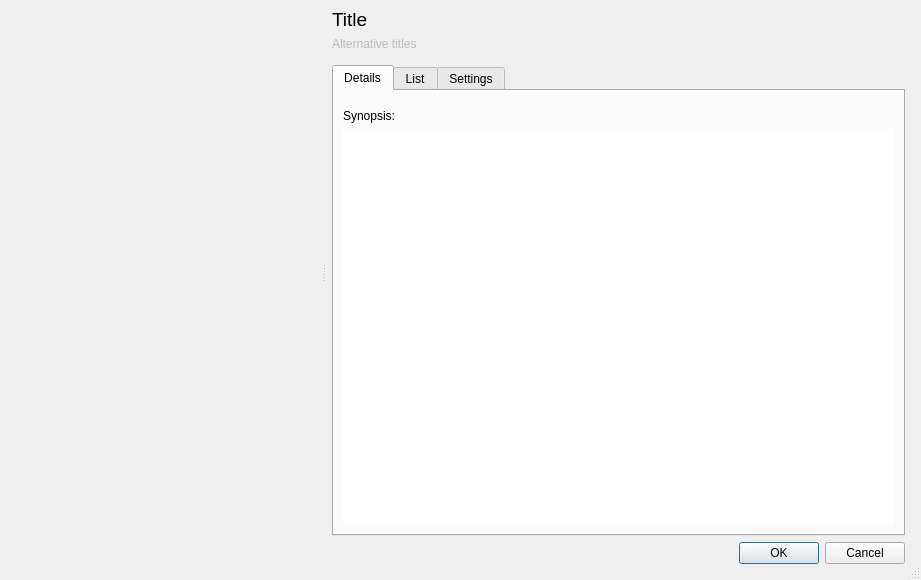
<?xml version="1.0" encoding="UTF-8"?>
<ui version="4.0">
 <class>MediaDialog</class>
 <widget class="QDialog" name="MediaDialog">
  <property name="geometry">
   <rect>
    <x>0</x>
    <y>0</y>
    <width>921</width>
    <height>580</height>
   </rect>
  </property>
  <property name="windowTitle">
   <string>Media</string>
  </property>
  <property name="sizeGripEnabled">
   <bool>true</bool>
  </property>
  <layout class="QVBoxLayout" name="verticalLayout_3">
   <property name="leftMargin">
    <number>16</number>
   </property>
   <property name="topMargin">
    <number>8</number>
   </property>
   <property name="rightMargin">
    <number>16</number>
   </property>
   <property name="bottomMargin">
    <number>16</number>
   </property>
   <item>
    <widget class="QSplitter" name="splitter">
     <property name="orientation">
      <enum>Qt::Orientation::Horizontal</enum>
     </property>
     <property name="handleWidth">
      <number>16</number>
     </property>
     <property name="childrenCollapsible">
      <bool>false</bool>
     </property>
     <widget class="QWidget" name="verticalLayoutWidget_2">
      <layout class="QVBoxLayout" name="verticalLayoutLeft">
       <property name="sizeConstraint">
        <enum>QLayout::SizeConstraint::SetMaximumSize</enum>
       </property>
       <item>
        <widget class="gui::PosterWidget" name="posterWidget">
         <property name="sizePolicy">
          <sizepolicy hsizetype="Fixed" vsizetype="Fixed">
           <horstretch>0</horstretch>
           <verstretch>0</verstretch>
          </sizepolicy>
         </property>
         <property name="minimumSize">
          <size>
           <width>200</width>
           <height>0</height>
          </size>
         </property>
         <property name="maximumSize">
          <size>
           <width>320</width>
           <height>16777215</height>
          </size>
         </property>
         <property name="cursor">
          <cursorShape>PointingHandCursor</cursorShape>
         </property>
        </widget>
       </item>
       <item>
        <spacer name="posterSpacer">
         <property name="orientation">
          <enum>Qt::Orientation::Vertical</enum>
         </property>
         <property name="sizeHint" stdset="0">
          <size>
           <width>20</width>
           <height>347</height>
          </size>
         </property>
        </spacer>
       </item>
      </layout>
     </widget>
     <widget class="QWidget" name="verticalLayoutWidget">
      <layout class="QVBoxLayout" name="verticalLayoutRight">
       <item>
        <widget class="QLabel" name="titleLabel">
         <property name="font">
          <font>
           <pointsize>14</pointsize>
           <fontweight>DemiBold</fontweight>
          </font>
         </property>
         <property name="contextMenuPolicy">
          <enum>Qt::ContextMenuPolicy::NoContextMenu</enum>
         </property>
         <property name="text">
          <string>Title</string>
         </property>
         <property name="wordWrap">
          <bool>true</bool>
         </property>
         <property name="textInteractionFlags">
          <set>Qt::TextInteractionFlag::TextSelectableByMouse</set>
         </property>
        </widget>
       </item>
       <item>
        <widget class="QLabel" name="altTitlesLabel">
         <property name="enabled">
          <bool>false</bool>
         </property>
         <property name="contextMenuPolicy">
          <enum>Qt::ContextMenuPolicy::NoContextMenu</enum>
         </property>
         <property name="text">
          <string>Alternative titles</string>
         </property>
         <property name="wordWrap">
          <bool>true</bool>
         </property>
         <property name="textInteractionFlags">
          <set>Qt::TextInteractionFlag::TextSelectableByMouse</set>
         </property>
        </widget>
       </item>
       <item>
        <spacer name="titlesSpacer">
         <property name="orientation">
          <enum>Qt::Orientation::Vertical</enum>
         </property>
         <property name="sizeType">
          <enum>QSizePolicy::Policy::Fixed</enum>
         </property>
         <property name="sizeHint" stdset="0">
          <size>
           <width>0</width>
           <height>8</height>
          </size>
         </property>
        </spacer>
       </item>
       <item>
        <widget class="QTabWidget" name="tabWidget">
         <property name="currentIndex">
          <number>0</number>
         </property>
         <widget class="QWidget" name="detailsTab">
          <attribute name="title">
           <string>Details</string>
          </attribute>
          <layout class="QVBoxLayout" name="verticalLayout_5">
           <item>
            <layout class="QVBoxLayout" name="verticalLayout_2">
             <item>
              <layout class="QFormLayout" name="infoLayout">
               <property name="horizontalSpacing">
                <number>9</number>
               </property>
               <property name="verticalSpacing">
                <number>2</number>
               </property>
              </layout>
             </item>
             <item>
              <spacer name="synopsisSpacer">
               <property name="orientation">
                <enum>Qt::Orientation::Vertical</enum>
               </property>
               <property name="sizeType">
                <enum>QSizePolicy::Policy::Fixed</enum>
               </property>
               <property name="sizeHint" stdset="0">
                <size>
                 <width>20</width>
                 <height>9</height>
                </size>
               </property>
              </spacer>
             </item>
             <item>
              <widget class="QLabel" name="synopsisHeader">
               <property name="font">
                <font>
                 <fontweight>DemiBold</fontweight>
                </font>
               </property>
               <property name="text">
                <string>Synopsis:</string>
               </property>
              </widget>
             </item>
             <item>
              <widget class="QTextBrowser" name="synopsis">
               <property name="frameShape">
                <enum>QFrame::Shape::NoFrame</enum>
               </property>
              </widget>
             </item>
            </layout>
           </item>
          </layout>
         </widget>
         <widget class="QWidget" name="listTab">
          <attribute name="title">
           <string>List</string>
          </attribute>
          <layout class="QVBoxLayout" name="verticalLayout">
           <item>
            <layout class="QGridLayout" name="gridLayout">
             <property name="horizontalSpacing">
              <number>24</number>
             </property>
             <property name="verticalSpacing">
              <number>18</number>
             </property>
             <item row="2" column="0">
              <layout class="QVBoxLayout" name="verticalLayout_4">
               <property name="spacing">
                <number>3</number>
               </property>
               <item>
                <widget class="QLabel" name="labelProgress">
                 <property name="sizePolicy">
                  <sizepolicy hsizetype="Preferred" vsizetype="Fixed">
                   <horstretch>0</horstretch>
                   <verstretch>0</verstretch>
                  </sizepolicy>
                 </property>
                 <property name="text">
                  <string>Episodes watched:</string>
                 </property>
                </widget>
               </item>
               <item>
                <widget class="QSpinBox" name="spinProgress">
                 <property name="maximum">
                  <number>9999</number>
                 </property>
                </widget>
               </item>
              </layout>
             </item>
             <item row="2" column="1">
              <layout class="QVBoxLayout" name="verticalLayout_6">
               <property name="spacing">
                <number>3</number>
               </property>
               <item>
                <widget class="QLabel" name="labelRewatches">
                 <property name="sizePolicy">
                  <sizepolicy hsizetype="Preferred" vsizetype="Fixed">
                   <horstretch>0</horstretch>
                   <verstretch>0</verstretch>
                  </sizepolicy>
                 </property>
                 <property name="text">
                  <string>Times rewatched:</string>
                 </property>
                </widget>
               </item>
               <item>
                <widget class="QSpinBox" name="spinRewatches"/>
               </item>
              </layout>
             </item>
             <item row="3" column="0">
              <layout class="QVBoxLayout" name="verticalLayout_8">
               <property name="spacing">
                <number>3</number>
               </property>
               <item>
                <widget class="QLabel" name="labelStatus">
                 <property name="sizePolicy">
                  <sizepolicy hsizetype="Preferred" vsizetype="Fixed">
                   <horstretch>0</horstretch>
                   <verstretch>0</verstretch>
                  </sizepolicy>
                 </property>
                 <property name="text">
                  <string>Status:</string>
                 </property>
                </widget>
               </item>
               <item>
                <widget class="QComboBox" name="comboStatus"/>
               </item>
              </layout>
             </item>
             <item row="3" column="1">
              <layout class="QVBoxLayout" name="verticalLayout_9">
               <property name="spacing">
                <number>3</number>
               </property>
               <item>
                <widget class="QLabel" name="labelScore">
                 <property name="sizePolicy">
                  <sizepolicy hsizetype="Preferred" vsizetype="Fixed">
                   <horstretch>0</horstretch>
                   <verstretch>0</verstretch>
                  </sizepolicy>
                 </property>
                 <property name="text">
                  <string>Score:</string>
                 </property>
                </widget>
               </item>
               <item>
                <widget class="QComboBox" name="comboScore"/>
               </item>
               <item>
                <widget class="QDoubleSpinBox" name="spinScore"/>
               </item>
              </layout>
             </item>
             <item row="7" column="0">
              <layout class="QVBoxLayout" name="verticalLayout_10">
               <property name="spacing">
                <number>3</number>
               </property>
               <item>
                <widget class="QLabel" name="labelDateStarted">
                 <property name="sizePolicy">
                  <sizepolicy hsizetype="Preferred" vsizetype="Fixed">
                   <horstretch>0</horstretch>
                   <verstretch>0</verstretch>
                  </sizepolicy>
                 </property>
                 <property name="text">
                  <string>Date started:</string>
                 </property>
                </widget>
               </item>
               <item>
                <layout class="QHBoxLayout" name="horizontalLayout_2">
                 <item>
                  <widget class="QCheckBox" name="checkDateStarted">
                   <property name="sizePolicy">
                    <sizepolicy hsizetype="Fixed" vsizetype="Fixed">
                     <horstretch>0</horstretch>
                     <verstretch>0</verstretch>
                    </sizepolicy>
                   </property>
                   <property name="text">
                    <string/>
                   </property>
                  </widget>
                 </item>
                 <item>
                  <widget class="QDateEdit" name="dateStarted">
                   <property name="enabled">
                    <bool>false</bool>
                   </property>
                   <property name="calendarPopup">
                    <bool>true</bool>
                   </property>
                  </widget>
                 </item>
                </layout>
               </item>
              </layout>
             </item>
             <item row="2" column="2">
              <layout class="QVBoxLayout" name="verticalLayoutRewatching">
               <property name="spacing">
                <number>3</number>
               </property>
               <item>
                <widget class="QCheckBox" name="checkRewatching">
                 <property name="text">
                  <string>Rewatching</string>
                 </property>
                </widget>
               </item>
              </layout>
             </item>
             <item row="7" column="1">
              <layout class="QVBoxLayout" name="verticalLayout_12">
               <property name="spacing">
                <number>3</number>
               </property>
               <item>
                <widget class="QLabel" name="labelDateCompleted">
                 <property name="sizePolicy">
                  <sizepolicy hsizetype="Preferred" vsizetype="Fixed">
                   <horstretch>0</horstretch>
                   <verstretch>0</verstretch>
                  </sizepolicy>
                 </property>
                 <property name="text">
                  <string>Date completed:</string>
                 </property>
                </widget>
               </item>
               <item>
                <layout class="QHBoxLayout" name="horizontalLayout">
                 <item>
                  <widget class="QCheckBox" name="checkDateCompleted">
                   <property name="sizePolicy">
                    <sizepolicy hsizetype="Fixed" vsizetype="Fixed">
                     <horstretch>0</horstretch>
                     <verstretch>0</verstretch>
                    </sizepolicy>
                   </property>
                   <property name="text">
                    <string/>
                   </property>
                  </widget>
                 </item>
                 <item>
                  <widget class="QDateEdit" name="dateCompleted">
                   <property name="enabled">
                    <bool>false</bool>
                   </property>
                   <property name="calendarPopup">
                    <bool>true</bool>
                   </property>
                  </widget>
                 </item>
                </layout>
               </item>
              </layout>
             </item>
             <item row="9" column="0" colspan="3">
              <layout class="QVBoxLayout" name="verticalLayout_13">
               <property name="spacing">
                <number>3</number>
               </property>
               <item>
                <widget class="QLabel" name="labelNotes">
                 <property name="text">
                  <string>Notes:</string>
                 </property>
                </widget>
               </item>
               <item>
                <widget class="QPlainTextEdit" name="plainTextEditNotes">
                 <property name="sizePolicy">
                  <sizepolicy hsizetype="MinimumExpanding" vsizetype="Expanding">
                   <horstretch>0</horstretch>
                   <verstretch>0</verstretch>
                  </sizepolicy>
                 </property>
                 <property name="tabChangesFocus">
                  <bool>true</bool>
                 </property>
                </widget>
               </item>
              </layout>
             </item>
            </layout>
           </item>
          </layout>
         </widget>
         <widget class="QWidget" name="settingsTab">
          <attribute name="title">
           <string>Settings</string>
          </attribute>
          <layout class="QVBoxLayout" name="verticalLayout_11">
           <item>
            <widget class="QGroupBox" name="groupBox">
             <property name="title">
              <string>Titles</string>
             </property>
             <layout class="QVBoxLayout" name="verticalLayout_14">
              <item>
               <layout class="QVBoxLayout" name="verticalLayout_16">
                <property name="spacing">
                 <number>3</number>
                </property>
                <item>
                 <widget class="QLabel" name="labelDisplayTitle">
                  <property name="text">
                   <string>Display:</string>
                  </property>
                 </widget>
                </item>
                <item>
                 <widget class="QComboBox" name="comboDisplayTitle">
                  <property name="editable">
                   <bool>true</bool>
                  </property>
                 </widget>
                </item>
               </layout>
              </item>
              <item>
               <layout class="QVBoxLayout" name="verticalLayout_17">
                <property name="spacing">
                 <number>3</number>
                </property>
                <item>
                 <widget class="QLabel" name="labelRecognitionTitles">
                  <property name="text">
                   <string>Recognition:</string>
                  </property>
                 </widget>
                </item>
                <item>
                 <widget class="QPlainTextEdit" name="recognitionTitles">
                  <property name="sizePolicy">
                   <sizepolicy hsizetype="Expanding" vsizetype="Maximum">
                    <horstretch>0</horstretch>
                    <verstretch>0</verstretch>
                   </sizepolicy>
                  </property>
                  <property name="maximumSize">
                   <size>
                    <width>16777215</width>
                    <height>48</height>
                   </size>
                  </property>
                 </widget>
                </item>
               </layout>
              </item>
              <item>
               <layout class="QVBoxLayout" name="verticalLayout_18">
                <property name="spacing">
                 <number>3</number>
                </property>
                <item>
                 <widget class="QLabel" name="labelTorrentTitle">
                  <property name="text">
                   <string>Torrent search:</string>
                  </property>
                 </widget>
                </item>
                <item>
                 <widget class="QLineEdit" name="torrentTitle">
                  <property name="text">
                   <string/>
                  </property>
                 </widget>
                </item>
               </layout>
              </item>
             </layout>
            </widget>
           </item>
           <item>
            <widget class="QGroupBox" name="groupBox_2">
             <property name="title">
              <string>Library</string>
             </property>
             <layout class="QVBoxLayout" name="verticalLayout_15">
              <item>
               <layout class="QHBoxLayout" name="horizontalLayout_3">
                <item>
                 <widget class="QLineEdit" name="libraryFolder">
                  <property name="text">
                   <string>Folder</string>
                  </property>
                 </widget>
                </item>
                <item>
                 <widget class="QToolButton" name="toolButton">
                  <property name="text">
                   <string>...</string>
                  </property>
                 </widget>
                </item>
               </layout>
              </item>
             </layout>
            </widget>
           </item>
           <item>
            <spacer name="verticalSpacer_3">
             <property name="orientation">
              <enum>Qt::Orientation::Vertical</enum>
             </property>
             <property name="sizeHint" stdset="0">
              <size>
               <width>20</width>
               <height>40</height>
              </size>
             </property>
            </spacer>
           </item>
          </layout>
         </widget>
        </widget>
       </item>
      </layout>
     </widget>
    </widget>
   </item>
   <item>
    <widget class="QDialogButtonBox" name="buttonBox">
     <property name="orientation">
      <enum>Qt::Orientation::Horizontal</enum>
     </property>
     <property name="standardButtons">
      <set>QDialogButtonBox::StandardButton::Cancel|QDialogButtonBox::StandardButton::Ok</set>
     </property>
    </widget>
   </item>
  </layout>
 </widget>
 <customwidgets>
  <customwidget>
   <class>gui::PosterWidget</class>
   <extends>QWidget</extends>
   <header>gui/common/poster_widget.hpp</header>
  </customwidget>
 </customwidgets>
 <tabstops>
  <tabstop>tabWidget</tabstop>
  <tabstop>synopsis</tabstop>
 </tabstops>
 <resources/>
 <connections>
  <connection>
   <sender>buttonBox</sender>
   <signal>accepted()</signal>
   <receiver>MediaDialog</receiver>
   <slot>accept()</slot>
   <hints>
    <hint type="sourcelabel">
     <x>257</x>
     <y>539</y>
    </hint>
    <hint type="destinationlabel">
     <x>157</x>
     <y>274</y>
    </hint>
   </hints>
  </connection>
  <connection>
   <sender>buttonBox</sender>
   <signal>rejected()</signal>
   <receiver>MediaDialog</receiver>
   <slot>reject()</slot>
   <hints>
    <hint type="sourcelabel">
     <x>325</x>
     <y>539</y>
    </hint>
    <hint type="destinationlabel">
     <x>286</x>
     <y>274</y>
    </hint>
   </hints>
  </connection>
 </connections>
</ui>
